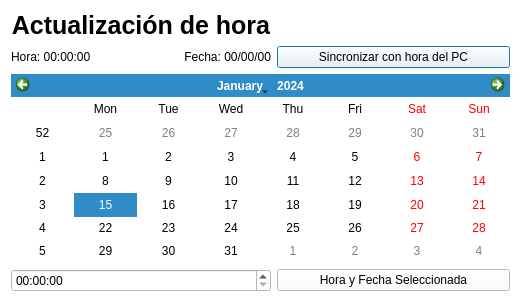
<?xml version="1.0" encoding="UTF-8"?>
<ui version="4.0">
 <class>Show</class>
 <widget class="QDialog" name="Show">
  <property name="geometry">
   <rect>
    <x>0</x>
    <y>0</y>
    <width>521</width>
    <height>303</height>
   </rect>
  </property>
  <property name="palette">
   <palette>
    <active>
     <colorrole role="WindowText">
      <brush brushstyle="SolidPattern">
       <color alpha="255">
        <red>0</red>
        <green>0</green>
        <blue>0</blue>
       </color>
      </brush>
     </colorrole>
     <colorrole role="Button">
      <brush brushstyle="SolidPattern">
       <color alpha="255">
        <red>255</red>
        <green>255</green>
        <blue>255</blue>
       </color>
      </brush>
     </colorrole>
     <colorrole role="Light">
      <brush brushstyle="SolidPattern">
       <color alpha="255">
        <red>255</red>
        <green>255</green>
        <blue>255</blue>
       </color>
      </brush>
     </colorrole>
     <colorrole role="Midlight">
      <brush brushstyle="SolidPattern">
       <color alpha="255">
        <red>255</red>
        <green>255</green>
        <blue>255</blue>
       </color>
      </brush>
     </colorrole>
     <colorrole role="Dark">
      <brush brushstyle="SolidPattern">
       <color alpha="255">
        <red>127</red>
        <green>127</green>
        <blue>127</blue>
       </color>
      </brush>
     </colorrole>
     <colorrole role="Mid">
      <brush brushstyle="SolidPattern">
       <color alpha="255">
        <red>170</red>
        <green>170</green>
        <blue>170</blue>
       </color>
      </brush>
     </colorrole>
     <colorrole role="Text">
      <brush brushstyle="SolidPattern">
       <color alpha="255">
        <red>0</red>
        <green>0</green>
        <blue>0</blue>
       </color>
      </brush>
     </colorrole>
     <colorrole role="BrightText">
      <brush brushstyle="SolidPattern">
       <color alpha="255">
        <red>255</red>
        <green>255</green>
        <blue>255</blue>
       </color>
      </brush>
     </colorrole>
     <colorrole role="ButtonText">
      <brush brushstyle="SolidPattern">
       <color alpha="255">
        <red>0</red>
        <green>0</green>
        <blue>0</blue>
       </color>
      </brush>
     </colorrole>
     <colorrole role="Base">
      <brush brushstyle="SolidPattern">
       <color alpha="255">
        <red>255</red>
        <green>255</green>
        <blue>255</blue>
       </color>
      </brush>
     </colorrole>
     <colorrole role="Window">
      <brush brushstyle="SolidPattern">
       <color alpha="255">
        <red>255</red>
        <green>255</green>
        <blue>255</blue>
       </color>
      </brush>
     </colorrole>
     <colorrole role="Shadow">
      <brush brushstyle="SolidPattern">
       <color alpha="255">
        <red>0</red>
        <green>0</green>
        <blue>0</blue>
       </color>
      </brush>
     </colorrole>
     <colorrole role="AlternateBase">
      <brush brushstyle="SolidPattern">
       <color alpha="255">
        <red>255</red>
        <green>255</green>
        <blue>255</blue>
       </color>
      </brush>
     </colorrole>
     <colorrole role="ToolTipBase">
      <brush brushstyle="SolidPattern">
       <color alpha="255">
        <red>255</red>
        <green>255</green>
        <blue>220</blue>
       </color>
      </brush>
     </colorrole>
     <colorrole role="ToolTipText">
      <brush brushstyle="SolidPattern">
       <color alpha="255">
        <red>0</red>
        <green>0</green>
        <blue>0</blue>
       </color>
      </brush>
     </colorrole>
    </active>
    <inactive>
     <colorrole role="WindowText">
      <brush brushstyle="SolidPattern">
       <color alpha="255">
        <red>0</red>
        <green>0</green>
        <blue>0</blue>
       </color>
      </brush>
     </colorrole>
     <colorrole role="Button">
      <brush brushstyle="SolidPattern">
       <color alpha="255">
        <red>255</red>
        <green>255</green>
        <blue>255</blue>
       </color>
      </brush>
     </colorrole>
     <colorrole role="Light">
      <brush brushstyle="SolidPattern">
       <color alpha="255">
        <red>255</red>
        <green>255</green>
        <blue>255</blue>
       </color>
      </brush>
     </colorrole>
     <colorrole role="Midlight">
      <brush brushstyle="SolidPattern">
       <color alpha="255">
        <red>255</red>
        <green>255</green>
        <blue>255</blue>
       </color>
      </brush>
     </colorrole>
     <colorrole role="Dark">
      <brush brushstyle="SolidPattern">
       <color alpha="255">
        <red>127</red>
        <green>127</green>
        <blue>127</blue>
       </color>
      </brush>
     </colorrole>
     <colorrole role="Mid">
      <brush brushstyle="SolidPattern">
       <color alpha="255">
        <red>170</red>
        <green>170</green>
        <blue>170</blue>
       </color>
      </brush>
     </colorrole>
     <colorrole role="Text">
      <brush brushstyle="SolidPattern">
       <color alpha="255">
        <red>0</red>
        <green>0</green>
        <blue>0</blue>
       </color>
      </brush>
     </colorrole>
     <colorrole role="BrightText">
      <brush brushstyle="SolidPattern">
       <color alpha="255">
        <red>255</red>
        <green>255</green>
        <blue>255</blue>
       </color>
      </brush>
     </colorrole>
     <colorrole role="ButtonText">
      <brush brushstyle="SolidPattern">
       <color alpha="255">
        <red>0</red>
        <green>0</green>
        <blue>0</blue>
       </color>
      </brush>
     </colorrole>
     <colorrole role="Base">
      <brush brushstyle="SolidPattern">
       <color alpha="255">
        <red>255</red>
        <green>255</green>
        <blue>255</blue>
       </color>
      </brush>
     </colorrole>
     <colorrole role="Window">
      <brush brushstyle="SolidPattern">
       <color alpha="255">
        <red>255</red>
        <green>255</green>
        <blue>255</blue>
       </color>
      </brush>
     </colorrole>
     <colorrole role="Shadow">
      <brush brushstyle="SolidPattern">
       <color alpha="255">
        <red>0</red>
        <green>0</green>
        <blue>0</blue>
       </color>
      </brush>
     </colorrole>
     <colorrole role="AlternateBase">
      <brush brushstyle="SolidPattern">
       <color alpha="255">
        <red>255</red>
        <green>255</green>
        <blue>255</blue>
       </color>
      </brush>
     </colorrole>
     <colorrole role="ToolTipBase">
      <brush brushstyle="SolidPattern">
       <color alpha="255">
        <red>255</red>
        <green>255</green>
        <blue>220</blue>
       </color>
      </brush>
     </colorrole>
     <colorrole role="ToolTipText">
      <brush brushstyle="SolidPattern">
       <color alpha="255">
        <red>0</red>
        <green>0</green>
        <blue>0</blue>
       </color>
      </brush>
     </colorrole>
    </inactive>
    <disabled>
     <colorrole role="WindowText">
      <brush brushstyle="SolidPattern">
       <color alpha="255">
        <red>127</red>
        <green>127</green>
        <blue>127</blue>
       </color>
      </brush>
     </colorrole>
     <colorrole role="Button">
      <brush brushstyle="SolidPattern">
       <color alpha="255">
        <red>255</red>
        <green>255</green>
        <blue>255</blue>
       </color>
      </brush>
     </colorrole>
     <colorrole role="Light">
      <brush brushstyle="SolidPattern">
       <color alpha="255">
        <red>255</red>
        <green>255</green>
        <blue>255</blue>
       </color>
      </brush>
     </colorrole>
     <colorrole role="Midlight">
      <brush brushstyle="SolidPattern">
       <color alpha="255">
        <red>255</red>
        <green>255</green>
        <blue>255</blue>
       </color>
      </brush>
     </colorrole>
     <colorrole role="Dark">
      <brush brushstyle="SolidPattern">
       <color alpha="255">
        <red>127</red>
        <green>127</green>
        <blue>127</blue>
       </color>
      </brush>
     </colorrole>
     <colorrole role="Mid">
      <brush brushstyle="SolidPattern">
       <color alpha="255">
        <red>170</red>
        <green>170</green>
        <blue>170</blue>
       </color>
      </brush>
     </colorrole>
     <colorrole role="Text">
      <brush brushstyle="SolidPattern">
       <color alpha="255">
        <red>127</red>
        <green>127</green>
        <blue>127</blue>
       </color>
      </brush>
     </colorrole>
     <colorrole role="BrightText">
      <brush brushstyle="SolidPattern">
       <color alpha="255">
        <red>255</red>
        <green>255</green>
        <blue>255</blue>
       </color>
      </brush>
     </colorrole>
     <colorrole role="ButtonText">
      <brush brushstyle="SolidPattern">
       <color alpha="255">
        <red>127</red>
        <green>127</green>
        <blue>127</blue>
       </color>
      </brush>
     </colorrole>
     <colorrole role="Base">
      <brush brushstyle="SolidPattern">
       <color alpha="255">
        <red>255</red>
        <green>255</green>
        <blue>255</blue>
       </color>
      </brush>
     </colorrole>
     <colorrole role="Window">
      <brush brushstyle="SolidPattern">
       <color alpha="255">
        <red>255</red>
        <green>255</green>
        <blue>255</blue>
       </color>
      </brush>
     </colorrole>
     <colorrole role="Shadow">
      <brush brushstyle="SolidPattern">
       <color alpha="255">
        <red>0</red>
        <green>0</green>
        <blue>0</blue>
       </color>
      </brush>
     </colorrole>
     <colorrole role="AlternateBase">
      <brush brushstyle="SolidPattern">
       <color alpha="255">
        <red>255</red>
        <green>255</green>
        <blue>255</blue>
       </color>
      </brush>
     </colorrole>
     <colorrole role="ToolTipBase">
      <brush brushstyle="SolidPattern">
       <color alpha="255">
        <red>255</red>
        <green>255</green>
        <blue>220</blue>
       </color>
      </brush>
     </colorrole>
     <colorrole role="ToolTipText">
      <brush brushstyle="SolidPattern">
       <color alpha="255">
        <red>0</red>
        <green>0</green>
        <blue>0</blue>
       </color>
      </brush>
     </colorrole>
    </disabled>
   </palette>
  </property>
  <property name="windowTitle">
   <string>Control</string>
  </property>
  <layout class="QGridLayout" name="gridLayout_3">
   <item row="0" column="0">
    <widget class="QLabel" name="label">
     <property name="font">
      <font>
       <family>Tahoma</family>
       <pointsize>19</pointsize>
       <weight>75</weight>
       <bold>true</bold>
      </font>
     </property>
     <property name="text">
      <string>Actualización de hora</string>
     </property>
     <property name="alignment">
      <set>Qt::AlignCenter</set>
     </property>
    </widget>
   </item>
   <item row="1" column="1">
    <widget class="QPushButton" name="pushButton">
     <property name="text">
      <string>Sincronizar con hora del PC</string>
     </property>
    </widget>
   </item>
   <item row="1" column="0">
    <layout class="QGridLayout" name="gridLayout">
     <item row="0" column="1">
      <widget class="QLabel" name="labelfecha">
       <property name="text">
        <string>Fecha: 00/00/00</string>
       </property>
       <property name="alignment">
        <set>Qt::AlignRight|Qt::AlignTrailing|Qt::AlignVCenter</set>
       </property>
      </widget>
     </item>
     <item row="0" column="0">
      <widget class="QLabel" name="labelhora">
       <property name="text">
        <string>Hora: 00:00:00</string>
       </property>
      </widget>
     </item>
    </layout>
   </item>
   <item row="2" column="0" colspan="2">
    <widget class="QCalendarWidget" name="calendarWidget"/>
   </item>
   <item row="3" column="0">
    <widget class="QTimeEdit" name="timeEdit"/>
   </item>
   <item row="3" column="1">
    <widget class="QPushButton" name="pushButton_2">
     <property name="text">
      <string>Hora y Fecha Seleccionada</string>
     </property>
    </widget>
   </item>
  </layout>
 </widget>
 <resources/>
 <connections/>
</ui>
